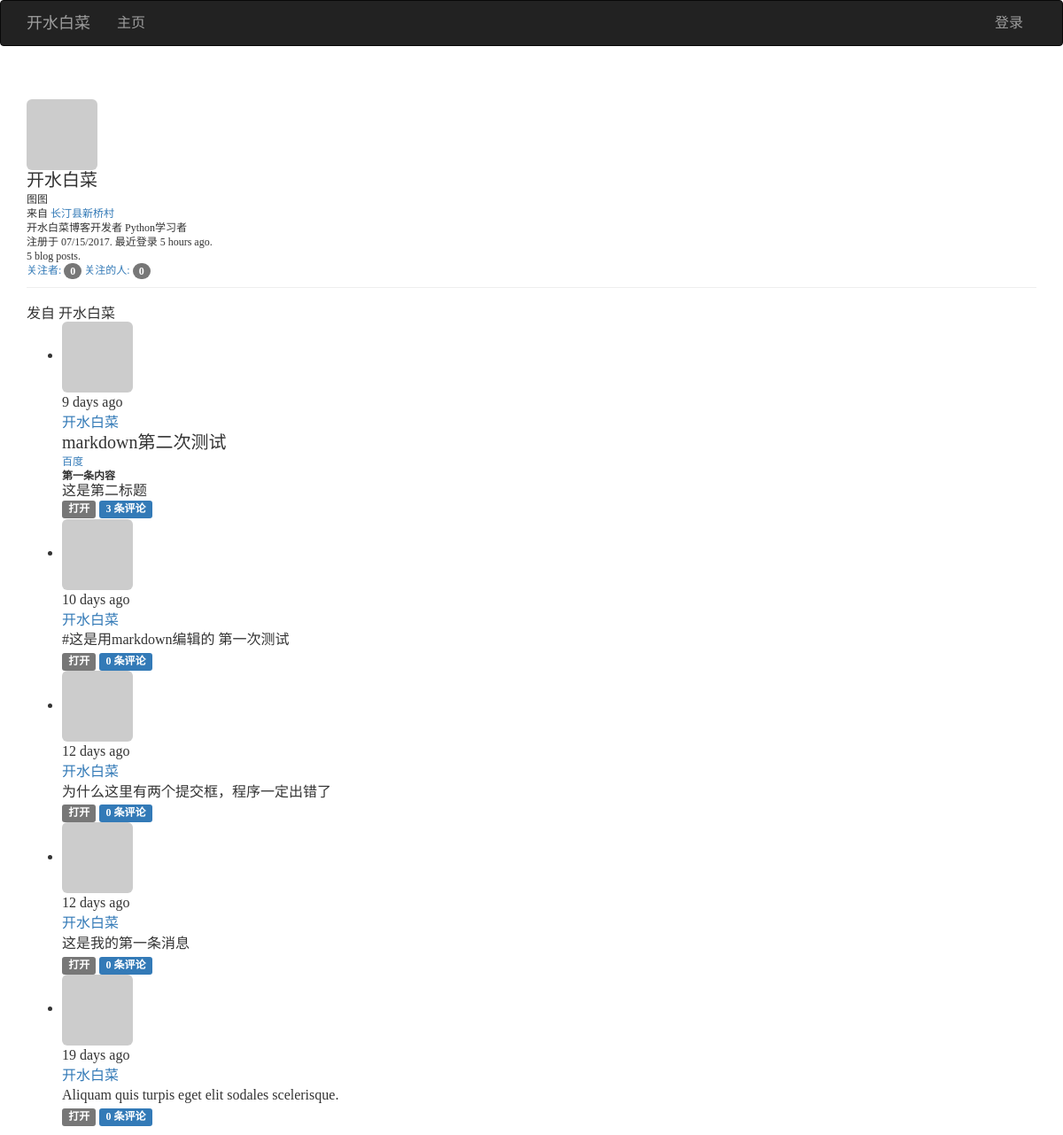
Before: /user/开水白菜 with the older database file.
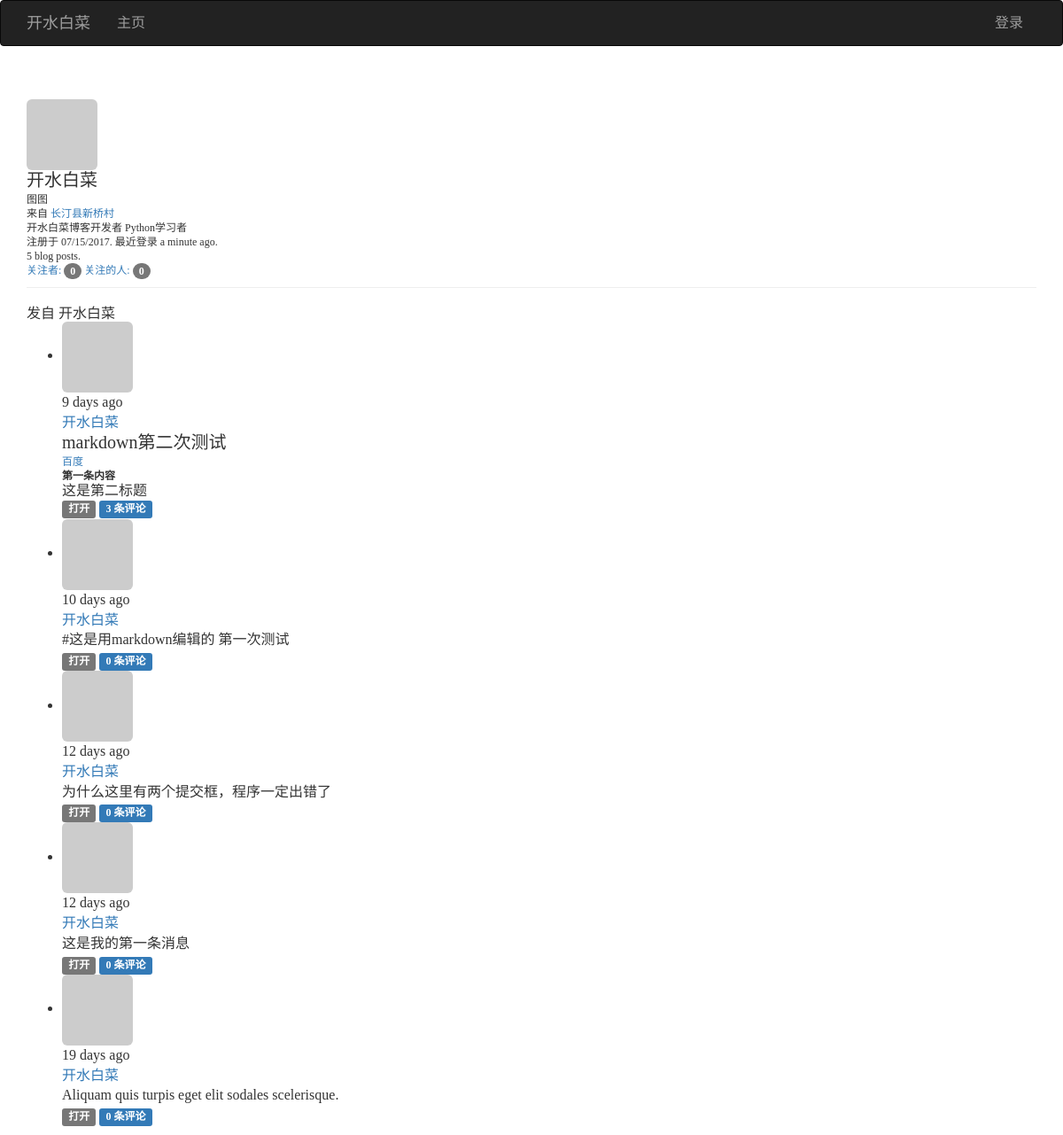
After: the same page with the newer database file.
### app/models.py (models this page shows, shortened)
class User(UserMixin, db.Model):
    __tablename__ = 'users'
    id = db.Column(db.Integer, primary_key=True)
    email = db.Column(db.String(64), unique=True, index=True)
    username = db.Column(db.String(64), unique=True, index=True)
    password_hash = db.Column(db.String(128))
    role_id = db.Column(db.Integer, db.ForeignKey('roles.id'))
    name = db.Column(db.String(64))
    location = db.Column(db.String(64))
    about_me = db.Column(db.Text())
    member_since = db.Column(db.DateTime(), default=datetime.utcnow)
    last_seen = db.Column(db.DateTime(), default=datetime.utcnow)
    password_hash = db.Column(db.String(128))
    confirmed = db.Column(db.Boolean, default=False)
    avatar_hash = db.Column(db.String(32))
    posts = db.relationship('Post', backref='author', lazy='dynamic')
    followed = db.relationship('Follow', foreign_keys=[Follow.follower_id], backref=db.backref('follower', lazy='joined'), lazy='dynamic', cascade='all, delete-orphan')
    followers = db.relationship('Follow',foreign_keys=[Follow.followed_id], backref=db.backref('followed', lazy='joined'), lazy='dynamic', cascade='all, delete-orphan')
    comments = db.relationship('Comment', backref='author', lazy='dynamic')
    @property
    def password(self):
        raise AttributeError('password is not a readable attribute')
    def gravatar(self, size=100, default='identicon', rating='g'):
        if request.is_secure:
            url = 'https://secure.gravatar.com/avatar'
        else:
            url = 'http://www.gravatar.com/avatar'
        hash = hashlib.md5(self.email.encode('utf-8')).hexdigest()
        return '{url}/{hash}?s={size}&d={default}&r={rating}'.format(url=url, hash=hash, size=size, default=default, rating=rating)

class Post(db.Model):
    __tablename__ = 'posts'
    id = db.Column(db.Integer, primary_key=True)
    body = db.Column(db.Text)
    body_html = db.Column(db.Text)
    timestamp = db.Column(db.DateTime, index=True, default=datetime.utcnow)
    author_id = db.Column(db.Integer, db.ForeignKey('users.id'))
    comments = db.relationship('Comment', backref='post', lazy='dynamic')

### app/main/views.py (the view)
@main.route('/user/<username>')
def user(username):
    user = User.query.filter_by(username=username).first_or_404()
    page = request.args.get('page', 1, type=int)
    pagination = user.posts.order_by(Post.timestamp.desc()).paginate(page, per_page=current_app.config['FLASKY_POSTS_PER_PAGE'], error_out=False)
    posts = pagination.items
    return render_template('user.html', user=user, posts=posts, pagination=pagination)

### app/auth/views.py (called while the page is built)
@auth.before_app_request
def before_request():
    if current_user.is_authenticated:
        current_user.ping()
        if not current_user.confirmed and request.endpoint and request.endpoint[:5] != 'auth.' and request.endpoint != 'static':
            return redirect(url_for('auth.unconfirmed'))

### app/main/__init__.py (called while the page is built)
@main.app_context_processor
def inject_permissions():
    return dict(Permission=Permission)

### app/main/views.py (called while the page is built)
@main.after_app_request
def after_request(response):
    for query in get_debug_queries():
        if query.duration >= current_app.config['FLASKY_SLOW_DB_QUERY_TIME']:
            current_app.logger.warning('Slow query: %s\nDuration: %fs\nContext: %s\n' % (query.statement, query.parameters, query.duration, query.context))
    return response

### app/models.py (called while the page is built)
    def can(self, permissions):
        return False

    def is_administrator(self):
        return False

### app/templates/user.html (shortened to what this page needs)
{% extends "base.html" %}
{% block page_content %}
<div class="page-header">
	<img class="img-rounded profile-thumbnail" src="{{ user.gravatar(size=256) }}">
	<div class="profile-header">
		<h1>{{ user.username }}</h1>
		{% if user.name or user.location %}
		<p>
			{% if user.name %}{{ user.name }}<br>{% endif %}
			{% if user.location %}
				来自 <a href="http://maps.baidu.com/?q={{ user.location }}">{{ user.location }}</a></br>
			{% endif %}
		</p>
		{% endif %}
		{% if user.about_me %}<p>{{ user.about_me }}</p>{% endif %}
		<p>注册于 {{ moment(user.member_since).format('L') }}.  最近登录 {{ moment(user.last_seen).fromNow() }}.</p>
		<p>{{ user.posts.count() }} blog posts.</p>
		<p>
			<a href="{{ url_for('.followers', username=user.username) }}">关注者: <span class="badge">{{ user.followers.count() - 1}}</span></a>
			<a href="{{ url_for('.followed_by', username=user.username) }}">关注的人: <span class="badge">{{ user.followed.count() - 1}}</span></a>
		</p>
	</div>
</div>
<h3>发自 {{ user.username }}</h3>
{% include '_posts.html' %}
{% endblock %}

### app/templates/base.html (shortened to what this page needs)
{% extends "bootstrap/base.html" %}
{% block head %}
{{ super() }}
<link rel="stylesheet" type="text/css" href="{{ url_for('static', filename='style.css') }}">
{% endblock %}
{% block navbar %}
<div class="navbar navbar-inverse" role="navigation">
	<div class="container">
		<div class="navbar-header">
			<a class="navbar-brand" href="{{ url_for('main.index') }}">开水白菜</a>
		</div>
		<div class="navbar-collapse collapse">
			<ul class="nav navbar-nav">
				<li><a href="{{ url_for('main.index') }}">主页</a></li>
			</ul>
			<ul class="nav navbar-nav navbar-right">
				{% if current_user.is_authenticated %}
				<li class="dropdown">
					<a href="#" class="dropdown-toggle" data-toggle="dropdown">
						<img src="{{current_user.gravatar(size=18) }}">
						账户<b class="caret"></b>
					</a>
					<ul class"dropdown-menu">
						<li><a href="{{ url_for('auth.change_password') }}">修改密码</a></li>
						<li><a href="{{ url_for('auth.change_email_request') }}">修改邮箱</a></li>
						<li><a href="{{ url_for('auth.logout') }}">登出</a></li>
					</ul>
				</li>
				{% else %}
				<li><a href="{{ url_for('auth.login') }}">登录</a></li>
				{% endif %}
			</ul>
		</div>
	</div>
</div>
{% endblock %}
{% block content %}
<div class="container">
	{% block page_content %}{% endblock %}
</div>
{% endblock %}

### app/templates/_posts.html (shortened to what this page needs)
<ul class="posts">
	{% for post in posts %}
	<li class="post">
		<div class="post-thumbnail">
			<a href="{{ url_for('.user', username=post.author.username) }}">
				<img class="img-rounded profile-thumbnail" src="{{ post.author.gravatar(size=40) }}">
			</a>
		</div>
		<div class="post-content">
			<div class="post-date">{{ moment(post.timestamp).fromNow() }}</div>
			<div class="post-author"><a href="{{ url_for('.user', username=post.author.username) }}">{{ post.author.username }}</a></div>
			<div class="post-body">
				{% if post.body_html %}
					{{ post.body_html | safe }}
				{% else %}
					{{ post.body }}
				{% endif %}
			</div>
			<div class="post-footer">
				<a href="{{ url_for('.post', id=post.id) }}">
					<span class="label label-default">打开</span>
				</a>
				<a href="{{ url_for('.post', id=post.id) }}#comments">
					<span class="label label-primary">{{ post.comments.count() }} 条评论</span>
				</a>
			</div>
		</div>
	</li>
	{% endfor %}
</ul>

### tmp/coverage/style.css (style rules this page uses)
html, body, h1, h2, h3, p, table, td, th { margin: 0; padding: 0; border: 0; outline: 0; font-weight: inherit; font-style: inherit; font-size: 100%; font-family: inherit; vertical-align: baseline; }
body { font-family: georgia, serif; font-size: 1em; }
html>body { font-size: 16px; }
p { font-size: .75em; line-height: 1.33333333em; }
h1 { font-size: 1.25em; display: inline-block; }

Changed rows visible on the page:
changed User "开水白菜": last_seen "5 hours ago" → "a minute ago"
